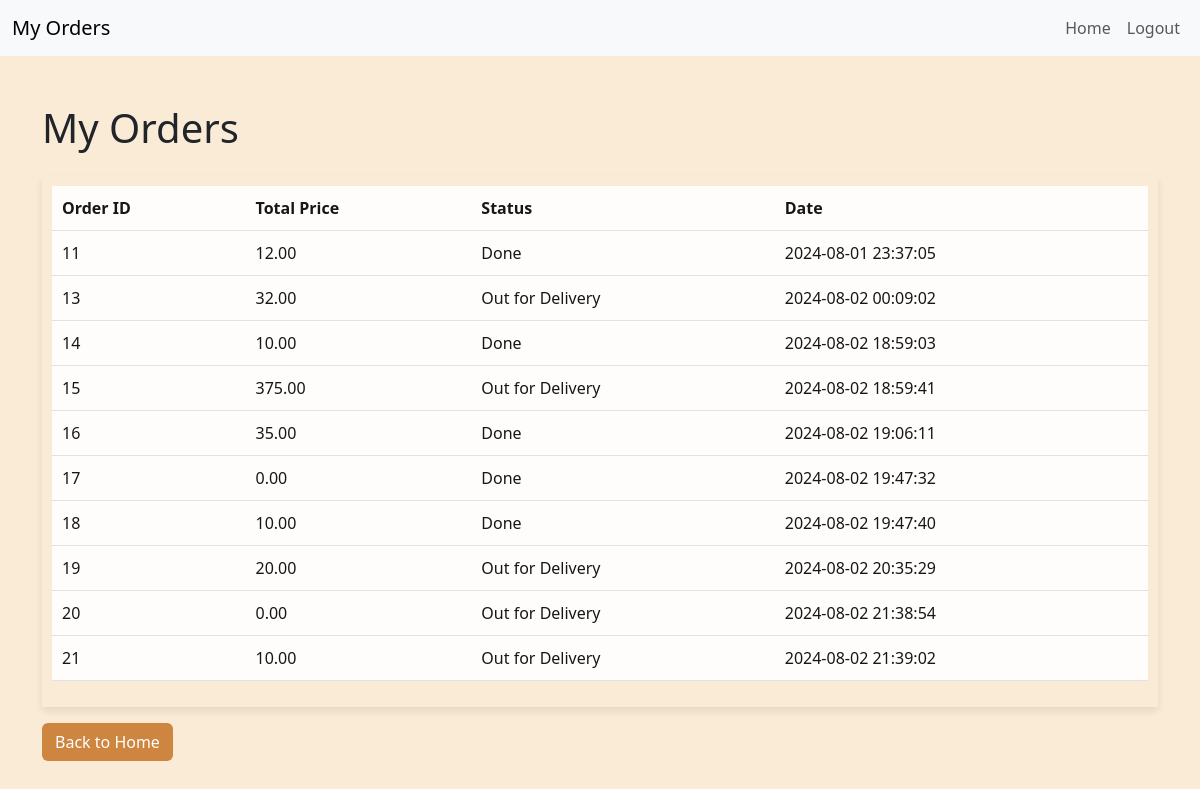
/user/view_orders.php (signed in), run on the app's committed database.
### tables this page shows
CREATE TABLE `orders` (
  `id` int(11) NOT NULL,
  `user_id` int(11) NOT NULL,
  `total_price` decimal(10,2) NOT NULL,
  `status` enum('Processing','Out for Delivery','Done') DEFAULT 'Processing',
  `created_at` timestamp NOT NULL DEFAULT current_timestamp(),
  `updated_at` timestamp NOT NULL DEFAULT current_timestamp() ON UPDATE current_timestamp()
);

### user/view_orders.php (the view, shortened to what this page needs)
<?php
require_once '../includes/db_connect.php';
$userId = $_SESSION['user_id'];
$orders = $conn->query("SELECT * FROM orders WHERE user_id = $userId");
?>
<!DOCTYPE html>
<html lang="en">
<head>
    <link href="https://cdn.jsdelivr.net/npm/bootstrap@5.3.3/dist/css/bootstrap.min.css" rel="stylesheet">
</head>
<body >
     <nav class="navbar navbar-expand-lg navbar-light bg-light">
        <div class="container-fluid">
            <a class="navbar-brand" href="#">My Orders</a>
            <div class="collapse navbar-collapse" id="navbarNav">
                <ul class="navbar-nav ms-auto">
                    <li class="nav-item">
                        <a class="nav-link" href="home.php">Home</a>
                    </li>
                    <li class="nav-item">
                        <a class="nav-link" href="logout.php">Logout</a>
                    </li>
                </ul>
            </div>
        </div>
    </nav>
    <div class="container mt-5">
        <h1 class="mb-4">My Orders</h1>
        <div class="table-responsive">
            <table class="  bg-transparent table ">
                <thead>
                    <tr>
                        <th>Order ID</th>
                        <th>Total Price</th>
                        <th>Status</th>
                        <th>Date</th>
                    </tr>
                </thead>
                <tbody>
                    <?php while ($order = $orders->fetch_assoc()): ?>
                        <tr>
                            <td><?= htmlspecialchars($order['id']) ?></td>
                            <td><?= htmlspecialchars($order['total_price']) ?></td>
                            <td><?= htmlspecialchars($order['status']) ?></td>
                            <td><?= htmlspecialchars($order['created_at']) ?></td>
                        </tr>
                    <?php endwhile; ?>
                </tbody>
            </table>
        </div>
        <a href="home.php" class="btn btn-custom mt-3">Back to Home</a>
    </div>
</body>
</html>

### user/view_orders.php (style rules this page uses)
body { background-color: antiquewhite; }
.table-responsive { background-color: antiquewhite; background-size: cover; box-shadow: 0 4px 8px rgba(0, 0, 0, 0.1); opacity: 0.9; position: relative; }
.table-responsive table { padding:10px ; border-collapse: separate; border-spacing: 0; }
.table-responsive th, .table-responsive td { padding: 10px; }
.btn-custom { background-color: #CD853F; color: #fff; }

### data on the page
orders: id "11", total_price "12.00", status "Done", created_at "2024-08-01 23:37:05"
orders: id "13", total_price "32.00", status "Out for Delivery", created_at "2024-08-02 00:09:02"
orders: id "14", total_price "10.00", status "Done", created_at "2024-08-02 18:59:03"
orders: id "15", total_price "375.00", status "Out for Delivery", created_at "2024-08-02 18:59:41"
orders: id "16", total_price "35.00", status "Done", created_at "2024-08-02 19:06:11"
orders: id "17", total_price "0.00", status "Done", created_at "2024-08-02 19:47:32"
orders: id "18", total_price "10.00", status "Done", created_at "2024-08-02 19:47:40"
orders: id "19", total_price "20.00", status "Out for Delivery", created_at "2024-08-02 20:35:29"
orders: id "20", total_price "0.00", status "Out for Delivery", created_at "2024-08-02 21:38:54"
orders: id "21", total_price "10.00", status "Out for Delivery", created_at "2024-08-02 21:39:02"
